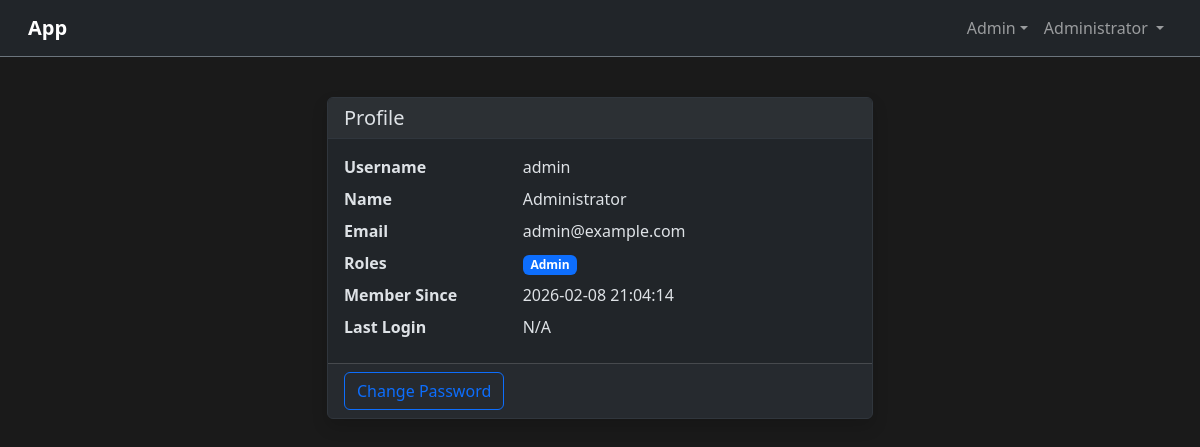
Screenshot of /profile (signed in) with the database file from the repository.
### tables this page shows
CREATE TABLE `users` (
    `id` INT UNSIGNED AUTO_INCREMENT PRIMARY KEY,
    `username` VARCHAR(255) NOT NULL UNIQUE,
    `email` VARCHAR(255) NULL,
    `name` VARCHAR(255) NULL,
    `is_active` TINYINT(1) NOT NULL DEFAULT 1,
    `last_login_at` TIMESTAMP NULL,
    `password_hash` VARCHAR(255) NOT NULL,
    `created_at` TIMESTAMP NOT NULL DEFAULT CURRENT_TIMESTAMP,
    `updated_at` TIMESTAMP NOT NULL DEFAULT CURRENT_TIMESTAMP ON UPDATE CURRENT_TIMESTAMP
);

CREATE TABLE `roles` (
    `id` INT UNSIGNED AUTO_INCREMENT PRIMARY KEY,
    `name` VARCHAR(255) NOT NULL,
    `slug` VARCHAR(255) NOT NULL UNIQUE,
    `description` TEXT NULL,
    `created_at` TIMESTAMP NOT NULL DEFAULT CURRENT_TIMESTAMP
);

### src/Controllers/BaseController.php (called while the page is built, shortened)
<?php
abstract class BaseController
{
    protected array $config;
    public function __construct()
    {
        $this->config = require dirname(__DIR__, 2) . '/config/app.php';
    }
    protected function view(string $template, array $data = []): string
    {
        $viewsPath = $this->config['paths']['views'];
        $templatePath = $viewsPath . '/' . $template . '.php';
        extract($data);
        include $templatePath;
        return ob_get_clean();
    }
}

### src/Controllers/ProfileController.php (called while the page is built, shortened)
<?php
class ProfileController extends BaseController
{
    public function show(): string
    {
        $userData = AuthMiddleware::user();
        $user = User::find($userData['id']);
        $roles = User::roles($user['id']);
        return $this->view('profile/show', [
            'user' => $user,
            'roles' => $roles,
            'authenticated' => $this->isAuthenticated(),
            'username' => $this->getSessionUser(),
        ]);
    }
}

### src/Routing/Router.php (called while the page is built, shortened)
<?php
class Router
{
    private static array $routes = [];
    private static array $groupStack = [];
    public static function group(array $attributes, callable $callback): void
    {
        self::$groupStack[] = $attributes;
        array_pop(self::$groupStack);
    }
    public static function dispatch(): mixed
    {
        $method = $_SERVER['REQUEST_METHOD'];
        $uri = parse_url($_SERVER['REQUEST_URI'], PHP_URL_PATH);
        $uri = rtrim($uri, '/') ?: '/';
        foreach (self::$routes as $route) {
            $params = $route->matches($method, $uri);
            if ($params !== null) {
                [$controllerClass, $action] = $route->getAction();
                $controller = new $controllerClass();
                return call_user_func_array([$controller, $action], array_values($params));
            }
        }
        return self::render404();
    }
    private static function addRoute(array $methods, string $uri, array $action): Route
    {
        $route = new Route($methods, $uri, $action);
        foreach (self::$groupStack as $group) {
            if (isset($group['prefix'])) {
                $route->setPrefix($group['prefix']);
            }
            if (isset($group['middleware'])) {
                $mw = is_array($group['middleware']) ? $group['middleware'] : [$group['middleware']];
                $route->addMiddleware($mw);
            }
        }
        self::$routes[] = $route;
        return $route;
    }
}

### src/Core/Model.php (called while the page is built, shortened)
<?php
abstract class Model
{
    protected static string $table;
    public static function find(int $id): ?array
    {
        $pdo = Database::getConnection();
        $table = static::$table;
        $stmt = $pdo->prepare("SELECT * FROM `{$table}` WHERE id = ?");
        $stmt->execute([$id]);
        $row = $stmt->fetch();
        return $row ?: null;
    }
}

### src/Models/User.php (called while the page is built, shortened)
<?php
class User extends Model
{
    public static function roles(int $userId): array
    {
        $pdo = Database::getConnection();
        $stmt = $pdo->prepare(
            'SELECT r.* FROM roles r
             JOIN user_roles ur ON ur.role_id = r.id
             WHERE ur.user_id = ?'
        );
        $stmt->execute([$userId]);
        return $stmt->fetchAll();
    }
}

### src/Views/profile/show.php (the view, shortened to what this page needs)
<div class="container py-4">
    <div class="row justify-content-center">
        <div class="col-md-8 col-lg-6">
            <div class="card shadow">
                <div class="card-header">
                    <h5 class="mb-0">Profile</h5>
                </div>
                <div class="card-body">
                    <dl class="row mb-0">
                        <dt class="col-sm-4">Username</dt>
                        <dd class="col-sm-8"><?= htmlspecialchars($user['username']) ?></dd>
                        <dt class="col-sm-4">Name</dt>
                        <dd class="col-sm-8"><?= htmlspecialchars($user['name'] ?? '') ?></dd>
                        <dt class="col-sm-4">Email</dt>
                        <dd class="col-sm-8"><?= htmlspecialchars($user['email'] ?? '') ?></dd>
                        <dt class="col-sm-4">Roles</dt>
                        <dd class="col-sm-8">
                            <?php if (!empty($roles)): ?>
                                <?php foreach ($roles as $role): ?>
                                    <span class="badge bg-primary"><?= htmlspecialchars($role['name']) ?></span>
                                <?php endforeach; ?>
                            <?php else: ?>
                                None
                            <?php endif; ?>
                        </dd>
                        <dt class="col-sm-4">Member Since</dt>
                        <dd class="col-sm-8"><?= htmlspecialchars($user['created_at']) ?></dd>
                        <dt class="col-sm-4">Last Login</dt>
                        <dd class="col-sm-8"><?= $user['last_login_at'] ? htmlspecialchars($user['last_login_at']) : 'N/A' ?></dd>
                    </dl>
                </div>
                <div class="card-footer">
                    <a href="/change-password" class="btn btn-outline-primary">Change Password</a>
                </div>
            </div>
        </div>
    </div>
</div>
<?php
include dirname(__DIR__) . '/layouts/main.php';
?>

### public/css/app.css (style rules this page uses)
body { background-color: #1a1a1a; min-height: 100vh; }
.card { background-color: #212529; border: 1px solid #30363d; }
.card-header { background-color: #2c3034; border-bottom: 1px solid #30363d; }

### rows the page displays
users: username "admin", name "Administrator", email "admin@example.com", created_at "2026-02-08 21:04:14"
roles: name "Admin"

### other values shown
$_SESSION['user_name'] "Administrator"
